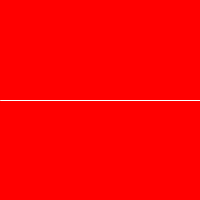
Frame 1 (no input)
Frame 60 (the mouse pressed at the canvas centre just before this capture): identical to frame 1, image omitted
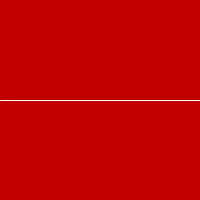
Frame 120 (the mouse held since frame 60 and released just before this capture)

The Processing sketch that drew these frames (run headless with seeded random() and noise(); from frame 60 on, the mouse is pressed at the canvas centre):

// Processing sketch: fade_red_to_black
// ── fade_red_to_black.pde
int r = 255;
int g = 0;
int b = 0;

void setup(){
  size(200,200);
  background(r, g, b);
  //dividing line)
  stroke(255);
  line(0,100, 200,100);
}

void draw(){
  if(mouseY < 100){
    r++;
  }
  else {
    r--;
  }
  
  r = constrain (r, 0,255);
  
  background(r,g,b);
  //dividing line)
  stroke(255);
  line(0,100, 200,100);
  
  
  println("r="+r);
}
